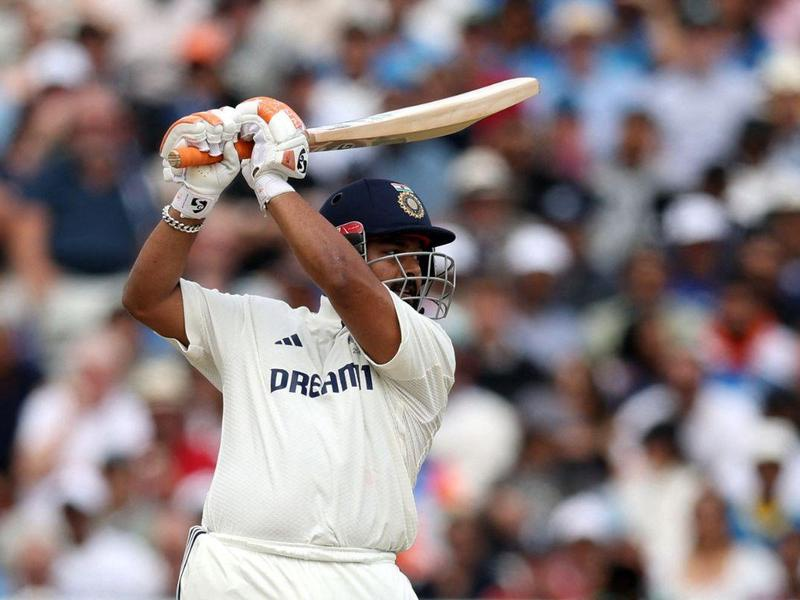
#> input picture cricket_object_detection/data/train/bat/05pant.jpg, 800 x 600 px; its folder holds only this picture in this run
$ jupyter execute atul_annotate_images_standalone.ipynb
#> lines starting #> are read from the running program, lines starting #| are printed output that depends on the picture
#> in _update_display, img is the input picture: PIL image 800x600 RGB; mean R, G, B 140.8, 128.9, 130.4
# Interactive Image Annotation Tool (Standalone)

This notebook provides an interactive interface for annotating cricket images with 8×8 grid cells.

**This is a standalone version that doesn't require ml_utils modules.**

**Usage:**
1. Set the image path and annotation directory below
2. Run all cells
3. Use the dropdown menus to select cells and label them
4. Save your annotations when done

**Features:**
- Visual grid overlay with cell numbers (c01-c64)
- Click/select cells to label
- Color-coded highlights for different object types
- Easy save and load functionality
- Image browser with filtering and navigation

[cell 1]
# Standard library imports
import numpy as np
from pathlib import Path
from typing import List, Optional
import re

# Third-party imports
from PIL import Image, ImageDraw, ImageFont
from IPython.display import display, clear_output
import ipywidgets as widgets

# Check ipywidgets installation
try:
    print(f"ipywidgets version: {widgets.__version__}")
except:
    print("Warning: Could not get ipywidgets version")

## Configuration Constants

Set up the grid configuration and class mappings.

[cell 2]
# Image processing constants
TARGET_WIDTH = 800
TARGET_HEIGHT = 600

# Grid configuration
GRID_SIZE = 8
CELL_WIDTH = TARGET_WIDTH // GRID_SIZE  # 100 pixels
CELL_HEIGHT = TARGET_HEIGHT // GRID_SIZE  # 75 pixels

# Class mapping
CLASS_NAMES = {0: "no_object", 1: "ball", 2: "bat", 3: "stump"}

## Utility Functions

Functions for loading/saving annotations and creating visualizations.

[cell 3]
# [13 lines left out: function save_grid_annotation, not called in this run]


def load_grid_annotation(annotation_path: Path) -> Optional[List[int]]:
    """
    Load grid cell labels from file.

    Args:
        annotation_path: Path to saved grid annotation (c01,<label>) lines

    Returns:
        List of 64 integers if file exists and valid, otherwise None
    """
    if not annotation_path.exists():
        return None
    labels: List[int] = []
    with open(annotation_path, 'r') as f:
        for line in f:
            line = line.strip()
            if not line:
                continue
            parts = line.split(',')
            if len(parts) != 2:
                continue
            try:
                labels.append(int(parts[1]))
            except ValueError:
                continue
    if len(labels) != 64:
        return None
    return labels


def _create_grid_visualization(img: Image.Image, labels: List[int], selected_cells: Optional[List[int]] = None) -> Image.Image:
    """
    Create visualization with grid overlay and cell numbers.

    Args:
        img: PIL Image object
        labels: List of 64 cell labels (0-3)
        selected_cells: Optional list of selected cell indices

    Returns:
        PIL Image with grid overlay
    """
    vis_img = img.copy()
    draw = ImageDraw.Draw(vis_img)

    # Try to load fonts
    try:
        font_small = ImageFont.truetype("Arial.ttf", 10)
        font_large = ImageFont.truetype("Arial.ttf", 12)
    except Exception:
        font_small = ImageFont.load_default()
        font_large = ImageFont.load_default()

    # Draw grid lines
    for i in range(GRID_SIZE + 1):
        x = i * CELL_WIDTH
        draw.line([(x, 0), (x, TARGET_HEIGHT)], fill="red", width=2)
        y = i * CELL_HEIGHT
        draw.line([(0, y), (TARGET_WIDTH, y)], fill="red", width=2)

    # Draw cells
    for row in range(GRID_SIZE):
        for col in range(GRID_SIZE):
            cell_idx = row * GRID_SIZE + col
            cell_num = cell_idx + 1
            label = labels[cell_idx]

            left = col * CELL_WIDTH
            top = row * CELL_HEIGHT
            center_x = left + CELL_WIDTH // 2
            center_y = top + CELL_HEIGHT // 2

            # Highlight selected cell
            if selected_cells and cell_idx in selected_cells:
                draw.rectangle(
                    [(left, top), (left + CELL_WIDTH, top + CELL_HEIGHT)],
                    outline="yellow",
                    width=3,
                )

            # Draw cell number
            draw.text(
                (left + 2, top + 2),
                f"c{cell_num:02d}",
                fill="white",
                font=font_small,
                stroke_width=1,
                stroke_fill="black",
            )

            # Highlight cells with objects
            if label != 0:
                overlay = Image.new("RGBA", (CELL_WIDTH, CELL_HEIGHT), (0, 0, 0, 0))
                overlay_draw = ImageDraw.Draw(overlay)
                colors = {
                    1: (255, 255, 0, 80),  # yellow for ball
                    2: (0, 255, 0, 80),   # green for bat
                    3: (0, 0, 255, 80),   # blue for stump
                }
                color = colors.get(label, (0, 0, 0, 0))
                overlay_draw.rectangle([(0, 0), (CELL_WIDTH, CELL_HEIGHT)], fill=color)
                vis_img.paste(overlay, (left, top), overlay)

                # Draw class label
                class_name = CLASS_NAMES[label]
                label_text = f"{label}:{class_name[:4]}"
                text_width = draw.textlength(label_text, font=font_large)
                draw.text(
                    (center_x - text_width // 2, center_y - 6),
                    label_text,
                    fill="white",
                    font=font_large,
                    stroke_width=2,
                    stroke_fill="black",
                )
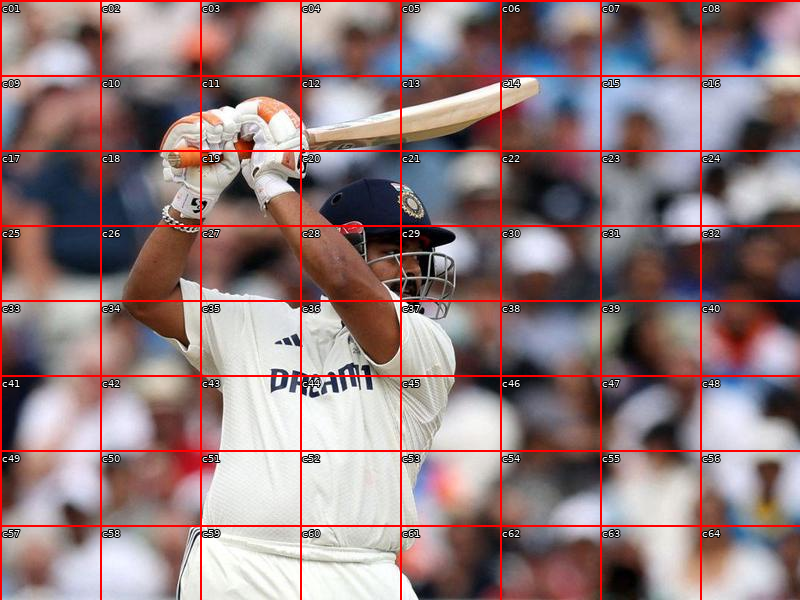
#> vis_img: PIL image 800x600 RGB; mean R, G, B 145.3, 122.4, 123.8

    return vis_img

## Annotation Widget Class

Interactive widget for annotating cells in an image.

[cell 4]
class AnnotationWidget:
    def __init__(self, image_path: Path, annotations_dir: Path, initial_labels: Optional[List[int]] = None) -> None:
        self.image_path = image_path
        self.annotations_dir = annotations_dir
        self.labels = (initial_labels or [0] * 64).copy()
        self.selected_cells: List[int] = []
        self.output = widgets.Output()

        self.class_selector = widgets.Dropdown(
            options=[(CLASS_NAMES[i], i) for i in range(4)],
            value=2,
            description="Class:",
            style={"description_width": "initial"},
        )
        self.cell_selector = widgets.SelectMultiple(
            options=[(f"c{i+1:02d} (row {i//8}, col {i%8})", i) for i in range(64)],
            value=[],
            description="Select Cells:",
            style={"description_width": "initial"},
        )
        self.set_button = widgets.Button(description="Set Label", button_style="success")
        self.clear_button = widgets.Button(description="Clear Cells", button_style="warning")
        self.save_button = widgets.Button(description="Save Annotation", button_style="primary")
        self.refresh_button = widgets.Button(description="Refresh Preview")
        self.status = widgets.HTML()

        self.set_button.on_click(self._on_set_click)
        self.clear_button.on_click(self._on_clear_click)
        self.save_button.on_click(self._on_save_click)
        self.refresh_button.on_click(self._on_refresh_click)
        self.cell_selector.observe(self._on_cell_change, names="value")

        self._update_display()

    # [59 lines left out: functions set_image, _on_set_click, _on_clear_click, _on_save_click, not called in this run]

    def _on_refresh_click(self, _b) -> None:
        self._update_display()

    # [4 lines left out: function _on_cell_change, not called in this run]

    def _update_display(self) -> None:
        with self.output:
            clear_output(wait=True)
            img = Image.open(self.image_path)
            vis_img = _create_grid_visualization(img, self.labels, self.selected_cells)
            display(vis_img)

    def get_widget(self) -> widgets.Widget:
        controls = widgets.VBox(
            [
                widgets.HTML("<h3>📝 Annotation Controls</h3>"),
                self.cell_selector,
                self.class_selector,
                widgets.HBox([self.set_button, self.clear_button]),
                widgets.HBox([self.save_button, self.refresh_button]),
                self.status,
            ]
        )
        return widgets.VBox([self.output, controls])

## Image Browser Widget Class

Widget for browsing, filtering, and navigating through images.

[cell 5]
class ImageBrowserWidget:
    def __init__(self, images_dir: Path, annotations_dir: Path, annotation_widget: AnnotationWidget) -> None:
        self.images_dir = images_dir
        self.annotations_dir = annotations_dir
        self.annotation_widget = annotation_widget

        self.dir_text = widgets.Text(
            value=str(images_dir), description="Images dir:", layout=widgets.Layout(width="70%")
        )
        self.refresh_btn = widgets.Button(description="Refresh")
        self.filter_text = widgets.Text(value="", description="Filter:")
        self.unannotated_only = widgets.Checkbox(value=False, description="Only unannotated")

        self.image_dropdown = widgets.Dropdown(options=[], description="Image:", layout=widgets.Layout(width="70%"))
        self.first_btn = widgets.Button(description="⏮ First")
        self.prev_btn = widgets.Button(description="◀ Prev")
        self.next_btn = widgets.Button(description="Next ▶")
        self.last_btn = widgets.Button(description="Last ⏭")
        self.skip_btn = widgets.Button(description="Skip")
        self.delete_btn = widgets.Button(description="Delete", button_style="danger")
        self.rename_text = widgets.Text(
            value="",
            description="Rename to:",
            placeholder="new_name.jpg",
            layout=widgets.Layout(width="50%"),
        )
        self.rename_btn = widgets.Button(description="Rename", button_style="info")
        self.progress_html = widgets.HTML()
        self.status_html = widgets.HTML()

        self.browser_images: List[Path] = []
        self.annotated_set: set[str] = set()
        self.current_index = -1

        self._suspend_dropdown_events: bool = False

        self.dir_text.observe(self._on_dir_changed, names="value")
        self.refresh_btn.on_click(self._on_refresh)
        self.filter_text.observe(self._on_filter_changed, names="value")
        self.unannotated_only.observe(self._on_filter_changed, names="value")
        self.image_dropdown.observe(self._on_dropdown_changed, names="value")
        self.first_btn.on_click(lambda _b: self._select_index(0))
        self.prev_btn.on_click(lambda _b: self._select_index(max(0, self.current_index - 1)))
        self.next_btn.on_click(lambda _b: self._select_index(min(len(self.browser_images) - 1, self.current_index + 1)))
        self.last_btn.on_click(lambda _b: self._select_index(len(self.browser_images) - 1))
        self.skip_btn.on_click(self._on_skip)
        self.delete_btn.on_click(self._on_delete)
        self.rename_btn.on_click(self._on_rename)

        self._scan_images()

    def get_widget(self) -> widgets.Widget:
        ui = widgets.VBox(
            [
                widgets.HBox([self.dir_text, self.refresh_btn]),
                widgets.HBox([self.filter_text, self.unannotated_only]),
                widgets.HBox([self.image_dropdown]),
                widgets.HBox([self.first_btn, self.prev_btn, self.next_btn, self.last_btn, self.skip_btn, self.delete_btn]),
                widgets.HBox([self.rename_text, self.rename_btn]),
                self.progress_html,
                self.status_html,
            ]
        )
        return ui

    def _scan_images(self) -> None:
        base = Path(self.dir_text.value).expanduser().resolve()
        imgs = sorted(list(base.glob("*.jpg")))
        annotated = set()
        for p in imgs:
            if (self.annotations_dir / f"{p.stem}.txt").exists():
                annotated.add(p.name)
        self.annotated_set = annotated

        q = self.filter_text.value.strip()
        only_un = self.unannotated_only.value
        filtered: List[Path] = []
        for p in imgs:
            name = p.name
            if q:
                try:
                    if re.search(q, name) is None:
                        continue
                except Exception:
                    if q.lower() not in name.lower():
                        continue
            if only_un and (name in annotated):
                continue
            filtered.append(p)

        self.browser_images = filtered
        self.image_dropdown.options = [(p.name, i) for i, p in enumerate(self.browser_images)] or [("— no images —", None)]
        self.current_index = 0 if self.browser_images else -1
        if self.current_index >= 0:
            self.image_dropdown.value = 0
        self._update_progress()

    def _update_progress(self) -> None:
        total = len(self.browser_images)
        ann = sum(1 for p in self.browser_images if p.name in self.annotated_set)
        un = total - ann
        idx_disp = (self.current_index + 1) if self.current_index >= 0 else 0
        self.progress_html.value = f"<b>Progress:</b> {idx_disp}/{total} • Annotated: {ann} • Unannotated: {un}"

    # [16 lines left out: functions _select_index, _apply_selection, not called in this run]

    # Event handlers
    def _on_refresh(self, _b) -> None:
        self._scan_images()

    def _on_dir_changed(self, change) -> None:
        if change["name"] == "value":
            self._scan_images()

    def _on_filter_changed(self, change) -> None:
        if change["name"] == "value":
            self._scan_images()

    # [123 lines left out: functions _on_dropdown_changed, _on_skip, _on_delete, _on_rename, not called in this run]


$ run again, on cricket_object_detection/data/train/bat/266795 (1).jpg
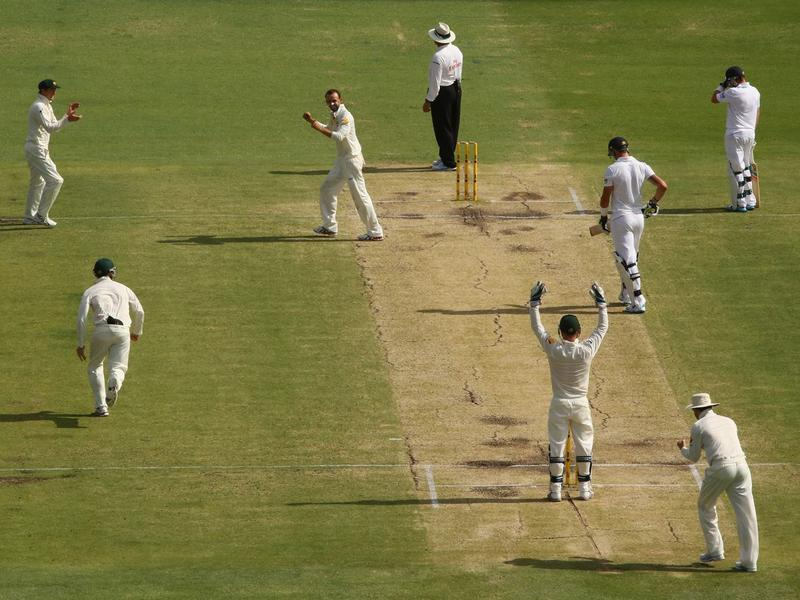
#> input picture cricket_object_detection/data/train/bat/266795 (1).jpg, 800 x 600 px
#> in _update_display, img is the input picture: PIL image 800x600 RGB; mean R, G, B 125.6, 122.3, 68.3
#> after the loop in _create_grid_visualization, `for row in range(GRID_SIZE):`:
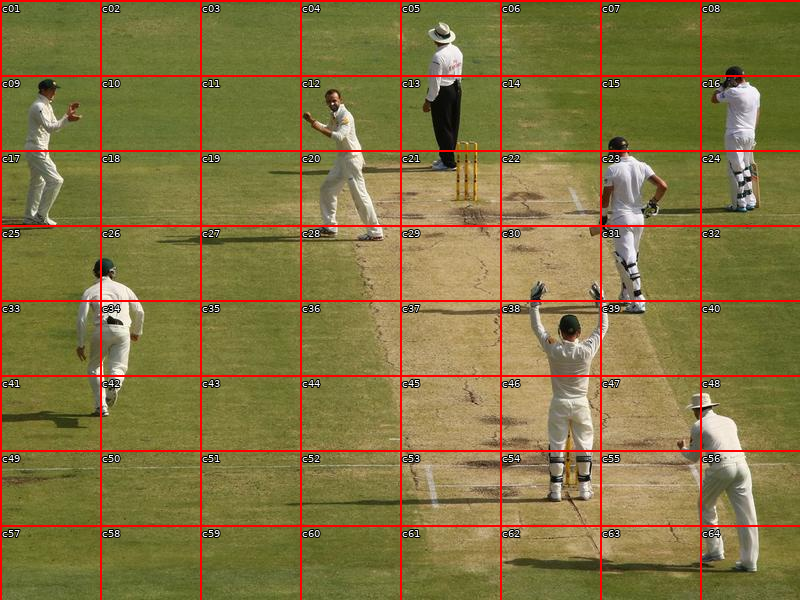
#> vis_img: PIL image 800x600 RGB; mean R, G, B 130.8, 115.9, 65.4

$ run again, on cricket_object_detection/data/train/bat/38a127fff03644b28dc2d38e56381cb6-38a127fff03644b28dc2d38e56381cb6-0_1632740350347.jpg
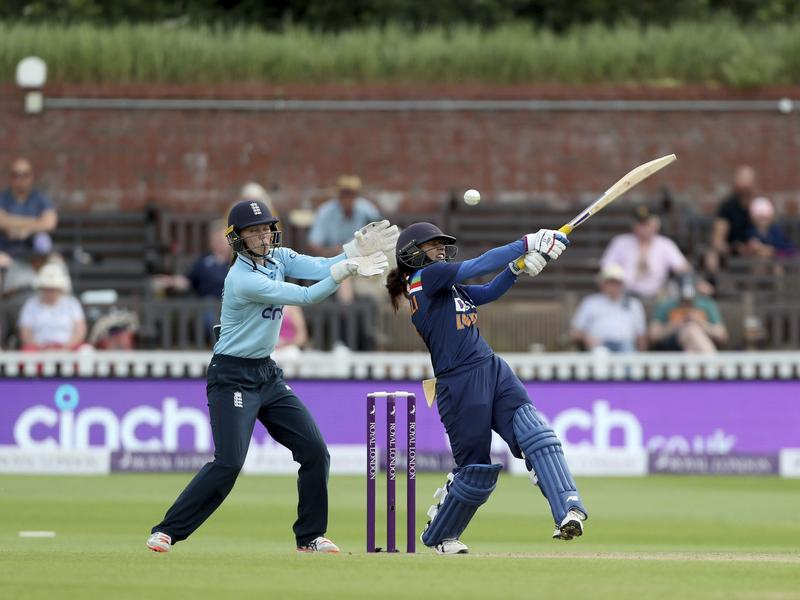
#> input picture cricket_object_detection/data/train/bat/38a127fff03644b28dc2d38e56381cb6-38a127fff03644b28dc2d38e56381cb6-0_1632740350347.jpg, 800 x 600 px
#> in _update_display, img is the input picture: PIL image 800x600 RGB; mean R, G, B 116.5, 114.6, 106.8
#> after the loop in _create_grid_visualization, `for row in range(GRID_SIZE):`:
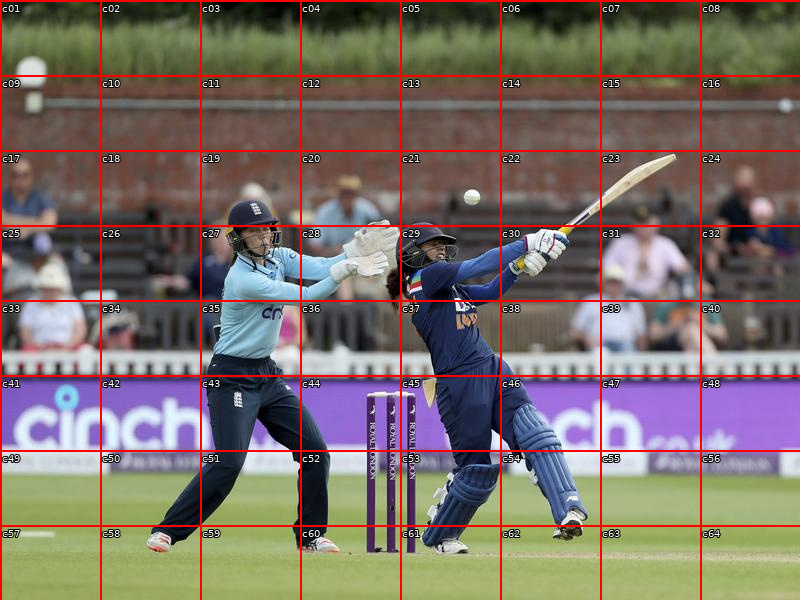
#> vis_img: PIL image 800x600 RGB; mean R, G, B 123, 109.5, 102.1
